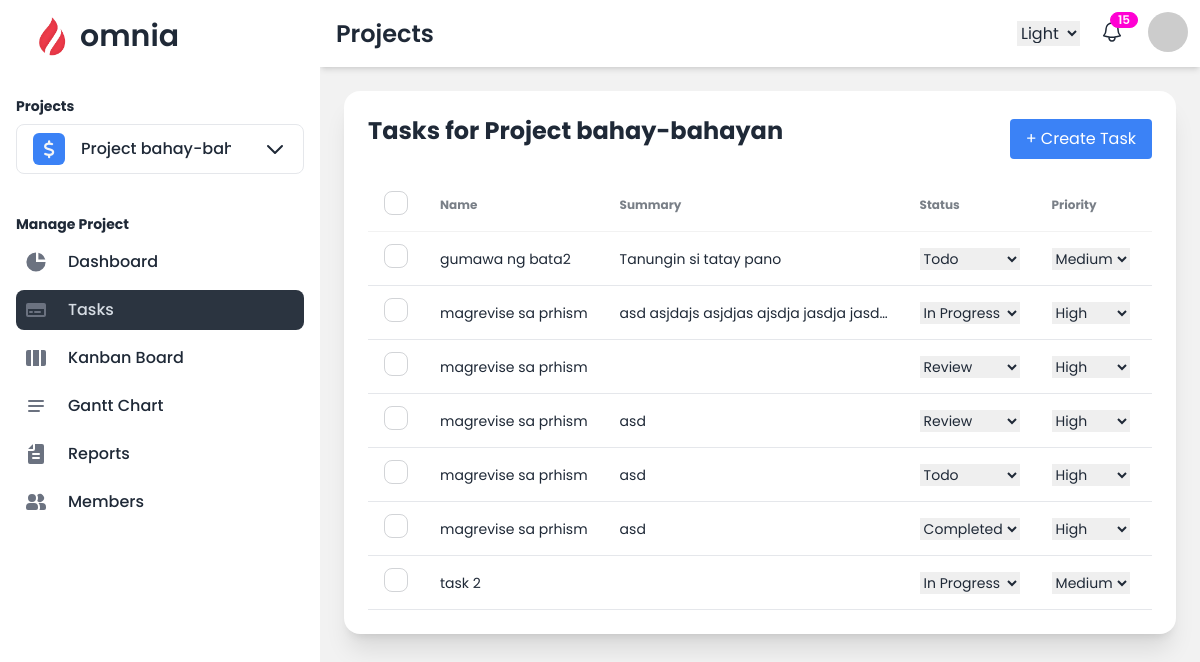
The app's page /projects/tasks/ (signed in) with its own data.
### projects/models.py (models this page shows, shortened)
class Project(models.Model):
    COLOR_CHOICES = [
        ('purple', 'Purple'),
        ('red', 'Red'),
        ('amber', 'Amber'),
        ('blue', 'Blue'),
        ('green', 'Green'),
        ('teal', 'Teal'),
        ('yellow', 'Yellow'),
        ('orange', 'Orange'),
        ('pink', 'Pink'),
        ('gray', 'Grey'),
    ]
    name = models.CharField(max_length=100)
    emoji_icon = models.CharField(max_length=255, blank=True, null=True)
    description = models.TextField(blank=True, null=True)
    color = models.CharField(max_length=20, choices=COLOR_CHOICES, default='blue')
    start_date = models.DateField()
    end_date = models.DateField()
    current_sprint = models.ForeignKey('Sprint', on_delete=models.CASCADE, related_name='current_sprint', blank=True, null=True)
    created_at = models.DateTimeField(auto_now_add=True)
    owner = models.ForeignKey(settings.AUTH_USER_MODEL, on_delete=models.CASCADE, related_name='owned_projects')

class Task(models.Model):
    STATUS_CHOICES = [
        ('todo', 'Todo'),
        ('in_progress', 'In Progress'),
        ('review', 'Review'),
        ('completed', 'Completed'),
    ]
    PRIORITY_CHOICES = [
        ('high', 'High'),
        ('medium', 'Medium'),
        ('low', 'Low'),
    ]
    name = models.CharField(max_length=255)
    description = models.TextField(blank=True, null=True)
    status = models.CharField(max_length=20, choices=STATUS_CHOICES, default='todo')
    priority = models.CharField(max_length=10, choices=PRIORITY_CHOICES, default='medium')
    start_date = models.DateField()
    end_date = models.DateField()
    created_at = models.DateTimeField(auto_now_add=True)
    sprint = models.ForeignKey(Sprint, on_delete=models.CASCADE, related_name='tasks', blank=True, null=True)
    project = models.ForeignKey(Project, on_delete=models.CASCADE, related_name='tasks')
    assigned_members = models.ManyToManyField(settings.AUTH_USER_MODEL, related_name='tasks', blank=True)
    assigned_teams = models.ManyToManyField(ProjectTeam, related_name='tasks', blank=True)

### projects/views.py (the view)
# urls.py: path('tasks/', views.project_tasks, name='project_tasks'),
@login_required
def project_tasks(request):
    project_id = request.session.get('current_project_id')
    if not project_id:
        return HttpResponseForbidden("No project selected.")
    project = Project.objects.get(id=project_id, owner=request.user)
    tasks = project.tasks.all()
    return render(request, 'projects/project_tasks.html', {'tasks': tasks, 'project': project})

### projects/context_processors.py (called while the page is built)
def user_projects(request):
    if request.user.is_authenticated:
        projects = Project.objects.filter(owner=request.user)
        return {'user_projects': projects}
    return {}

### projects/templatetags/custom_filters.py (called while the page is built)
@register.filter
def get_item(value, key):
    for item in value:
        if item.id == int(key):
            return item
    return None

### projects/templates/projects/project_tasks.html (shortened to what this page needs)
{% extends 'project_base.html' %}
{% block heading %}Projects{% endblock %}
{% block content %}
<div class="card w-full p-6 bg-base-100 shadow-xl mt-2 max-h-screen overflow-y-auto">
  <div class="flex items-center justify-between mb-4">
      <h1 class="text-2xl font-bold mb-4">Tasks for {{ project.name }}</h1>
      <a href="{% url 'create_task' %}"
         class="bg-blue-500 text-white py-2 px-4 rounded hover:bg-blue-600">
          + Create Task
      </a>
  </div>
  {% if tasks %}
      <div class="relative overflow-x-auto bg-white text-gray-800">
        <table class="table w-full whitespace-no-wrap">
          <thead class="">
            <tr>
              <th>
                <label>
                  <input type="checkbox" class="checkbox" />
                </label>
              </th>
              <th>Name</th>
              <th>Summary</th>
              <th>Status</th>
              <th>Priority</th>
              <th>Sprint</th>
            </tr>
          </thead>
          <tbody>
          {% for task in tasks %}
            <tr class="border-b border-gray-200 hover:bg-gray-100 whitespace-nowrap night:bg-gray-800 night:text-gray-100"
                data-task-id="{{ task.id }}">
              <th>
                <label>
                  <input type="checkbox" class="checkbox" />
                </label>
              </th>
              <td contenteditable="true" data-field="name" class="editable">{{ task.name }}</td>
              <td
                  class="editable truncate max-w-[300px] whitespace-nowrap overflow-hidden text-ellipsis description-cell focus:whitespace-normal focus:overflow-visible focus:max-w-none"
                  data-field="description"
                  contenteditable="true"
                  onfocus="this.textContent = this.dataset.fullDescription"
                  onblur="this.dataset.fullDescription = this.textContent.trim(); this.updateTaskDescription(this);"
                  data-full-description="{{ task.description }}"
              >
                  {{ task.description|truncatechars:50 }}
              </td>
              <td>
                <select class="editable-select" data-field="status">
                  {% for key, value in task.STATUS_CHOICES %}
                  <option value="{{ key }}" {% if task.status == key %}selected{% endif %}>{{ value }}</option>
                  {% endfor %}
                </select>
              </td>
              <td>
                <select class="editable-select" data-field="priority">
                  {% for key, value in task.PRIORITY_CHOICES %}
                  <option value="{{ key }}" {% if task.priority == key %}selected{% endif %}>{{ value }}</option>
                  {% endfor %}
                </select>
              </td>
              <td contenteditable="true" data-field="sprint" class="editable">{{ task.sprint }}</td>
            </tr>
          {% endfor %}
          </tbody>
        </table>
      </div>
  {% else %}
      <p>No tasks found for this project.</p>
  {% endif %}
</div>
{% endblock %}

### projects/templates/project_base.html (shortened to what this page needs)
{% load static %}
{% load custom_filters %}
<!DOCTYPE html>
<html lang="en" data-theme="light">
<head>
    <link href="https://cdnjs.cloudflare.com/ajax/libs/font-awesome/6.0.0/css/all.min.css" rel="stylesheet">
    <link href="https://cdn.jsdelivr.net/npm/daisyui@4.12.14/dist/full.min.css" rel="stylesheet" type="text/css" />
    <script src="https://cdn.tailwindcss.com"></script>
</head>
<body style="font-family: 'Poppins', sans-serif;">
    <div class="drawer lg:drawer-open">
        <div class="drawer-content flex flex-col">
            <div class="navbar sticky top-0 bg-base-100  z-10 shadow-md ">
                <div class="flex-1">
                    <h1 class="text-2xl font-semibold ml-2">{% block heading %}Dashboard{% endblock %}</h1>
                </div>
                <div class="flex-none">
                    <label class="swap">
                        <select data-choose-theme>
                          <option value="light">Light</option>
                        </select>
                    </label>
                    <div class="dropdown dropdown-bottom dropdown-end">
                      <button class="btn ml-4 btn-circle btn-ghost btn-sm">
                        <div class="indicator">
                            <span class="indicator-item badge badge-secondary badge-sm">15</span>
                        </div>
                      </button>
                    </div>
                    <div class="dropdown dropdown-end ml-4">
                        <label tabindex="0" class="btn btn-ghost btn-circle avatar">
                            <div class="w-10 rounded-full"><img src="https://placeimg.com/80/80/people" alt="profile"></div>
                        </label>
                    </div>
                </div>
            </div>
            <div class="flex-1 overflow-y-auto md:pt-4 pt-4 px-6  bg-base-200">
                {% block content %}
                {% endblock %}
            </div>
        </div>
        <div class="drawer-side z-30">
            <ul class="menu pt-2 px-4 w-80 bg-base-100 min-h-full space-y-2 text-base-content">
                <li class="mb-2 font-semibold text-3xl"><a href="/projects/dashboard"><img class="mask mask-squircle w-10" src="{% static 'logo/logo.png' %}" alt="Omnia Logo">omnia</a> </li>
                    <span class="py-1"></span>
                {% if request.user.role == 'manager' %}
                    <h2 class="text-sm font-bold mt-4 mb-2">Projects</h2>
                    <li tabindex="0" role="button" class="dropdown dropdown-bottom z-50">
                        <span class="flex items-center text-base font-medium rounded-lg transition duration-75 border">
                            {% if request.session.current_project_id %}
                                {% with current_project=user_projects|get_item:request.session.current_project_id %}
                                    <i class="fas {{ current_project.emoji_icon }} text-lg text-gray-100 bg-{{ current_project.color }}-500 w-8 h-8 flex items-center justify-center rounded-md mr-2"></i>
                                    <span class="truncate max-w-[150px] min-w-[150px] flex items-center">
                                        {{ current_project.name }}
                                    </span>
                                {% endwith %}
                            {% else %}
                                Project Name
                            {% endif %}
                            <svg class="w-6 h-6 text-gray-800 ml-6" aria-hidden="true" xmlns="http://www.w3.org/2000/svg" width="24" height="24" fill="none" viewBox="0 0 24 24">
                                <path stroke="currentColor" stroke-linecap="round" stroke-linejoin="round" stroke-width="2" d="m19 9-7 7-7-7"/>
                            </svg>
                        </span>
                    </li>
                    <span class="py-3"></span>
                    {% if request.session.current_project_id %}
                    <h2 class="text-sm font-bold mb-2">Manage Project</h2>
                    <li>
                        <a href="{% url 'dashboard' %}"
                           class="flex items-center p-2 text-base font-medium rounded-lg transition duration-75 {% if request.path == '/projects/dashboard/' %}active{% endif %}"
                        >
                           <span class="ml-3">Dashboard</span>
                        </a>
                    </li>
                    <li>
                        <a href="{% url 'project_tasks' %} "
                           class="flex items-center p-2 text-base font-medium rounded-lg transition duration-75 {% if 'tasks' in request.path %}active{% endif %}">
                           <span class="ml-3">Tasks</span>
                        </a>
                    </li>
                    <li>
                        <a href="{% url 'kanban_board' %}"
                           class="flex items-center p-2 text-base font-medium rounded-lg transition duration-75 {% if 'kanban' in request.path %}active{% endif %}">
                            <svg class="w-6 h-6 text-gray-500" aria-hidden="true" xmlns="http://www.w3.org/2000/svg" width="24" height="24" fill="currentColor" viewBox="0 0 24 24">
                              <path fill-rule="evenodd" d="M15 4H9v16h6V4Zm2 16h3a2 2 0 0 0 2-2V6a2 2 0 0 0-2-2h-3v16ZM4 4h3v16H4a2 2 0 0 1-2-2V6a2 2 0 0 1 2-2Z" clip-rule="evenodd"/>
                            </svg>
                           <span class="ml-3">Kanban Board</span>
                        </a>
                    </li>
                    <li>
                        <a href="{% url 'gantt_chart' %}"
                           class="flex items-center p-2 text-base font-medium rounded-lg transition duration-75 {% if 'gantt' in request.path %}active{% endif %}"
                        >
                            <svg class="w-6 h-6 text-gray-500" aria-hidden="true" xmlns="http://www.w3.org/2000/svg" width="24" height="24" fill="none" viewBox="0 0 24 24">
                              <path stroke="currentColor" stroke-linecap="round" stroke-width="2" d="M5 7h14M5 12h14M5 17h10"/>
                            </svg>
                           <span class="ml-3">Gantt Chart</span>
                        </a>
                    </li>
                    <li>
                        <a href="#" class="flex items-center p-2 text-base font-medium rounded-lg transition duration-75 {% if 'reports' in request.path %}active{% endif %}"
                        >
                           <span class="ml-3">Reports</span>
                        </a>
                    </li>
                    <li>
                        <a href="{% url 'members' %}" class="flex items-center p-2 text-base font-medium rounded-lg transition duration-75 {% if 'members' in request.path %}active{% endif %}"
                        >
                           <span class="ml-3">Members</span>
                        </a>
                    </li>
                    {% endif %}
                {% endif %}
            </ul>
        </div>
    </div>
</body>
</html>

### records on screen
Project: name "Project bahay-bahayan", name "Project bahay-b…"
Task: name "gumawa ng bata2", description "Tanungin si tatay pano", status "Todo", priority "Medium"
Task: name "magrevise sa prhism", description "asd asjdajs asjdjas ajsdja jasdja jasd…", status "In Progress", priority "High"
Task: name "magrevise sa prhism", status "Review", priority "High"
Task: name "magrevise sa prhism", description "asd", status "Review", priority "High"
Task: name "magrevise sa prhism", description "asd", status "Todo", priority "High"
Task: name "magrevise sa prhism", description "asd", status "Completed", priority "High"
Task: name "task 2", status "In Progress", priority "Medium"
